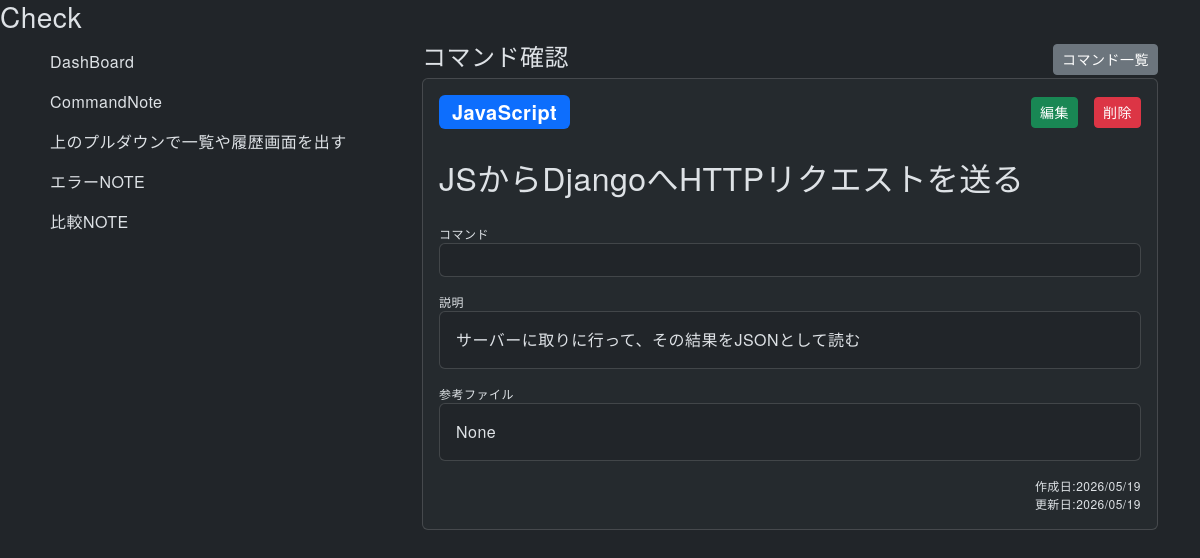
Page /13/show/ on the earlier database version.
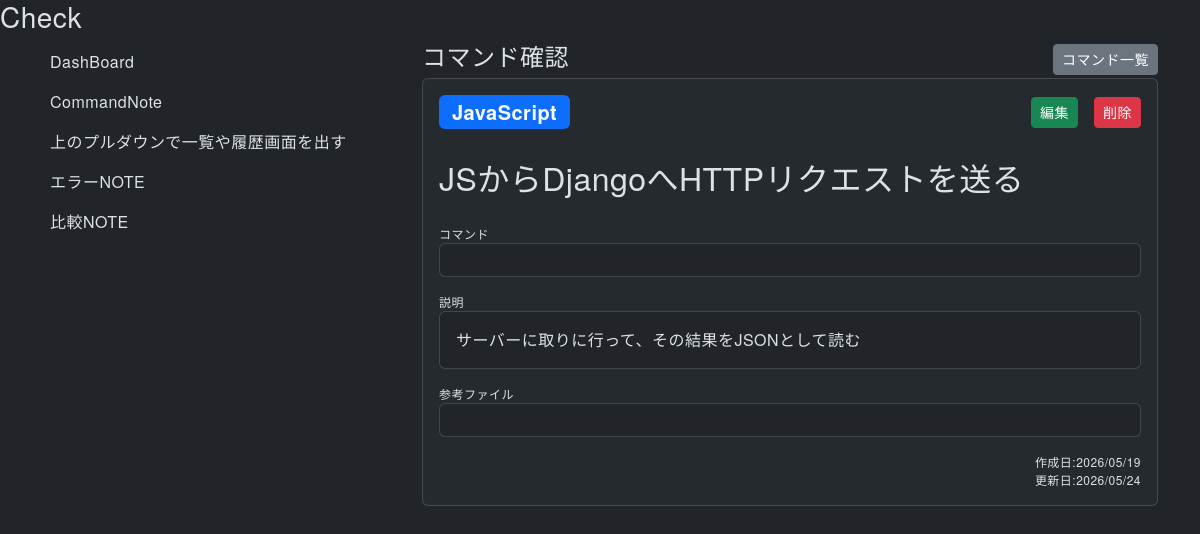
Same page on the later database version.
### notebook/models.py (models this page shows, shortened)
class Note(models.Model):
  order = models.IntegerField(default=0)
  sub_category = models.ForeignKey(SubCategory, on_delete=models.CASCADE)
  title = models.CharField(max_length=50)
  description =  models.TextField(blank=True, null=True)
  reference = models.TextField(blank=True, null=True)
  created_at = models.DateTimeField(auto_now_add=True)
  updated_at = models.DateTimeField(auto_now=True)
  class Meta:
    ordering = ['order', 'id']

class SubCategory(models.Model):
  order = models.IntegerField(default=0)
  main_category = models.ForeignKey(MainCategory, on_delete=models.CASCADE)
  name = models.CharField(max_length=15)
  class Meta:
    ordering = ['order', 'id']
  def __str__(self):
    return self.name

### notebook/views.py (the view)
# urls.py: path('<int:id>/show/', views.show, name='show'),
def show(request, id):
  note = Note.objects.get(id=id)
  return render(request, 'notebook/show.html', {'note':note})

### notebook/templates/notebook/show.html (shortened to what this page needs)
{% extends 'notebook/base.html' %}
{% block content %}
  <h3>Check</h3>
  <div class="container">
    <div class="row">
      <div class="'col-12">
        <div class="row">
          <div class="'col-12 col-md-4">
            <ul class="sidebar-menu">
              <li class="sidebar-item">
                <a href="{% url 'dashboard' %}">
                  <span class="sidebar-label p-2">DashBoard</span>
                </a>
              </li>
              <li class="sidebar-item">
                <a href="{% url 'index' %}">
                  <span class="sidebar-label p-2">CommandNote</span>
                </a>
              </li>
              <li class="sidebar-item">
                <span class="sidebar-label p-2">上のプルダウンで一覧や履歴画面を出す</span>
              </li>
              <li class="sidebar-item">
                <span class="sidebar-label p-2">エラーNOTE</span>
              </li>
              <li class="sidebar-item">
                <span class="sidebar-label p-2">比較NOTE</span>
              </li>
            </ul>
          </div>
          <div class="'col-12 col-md-8">
            <div class="d-flex justify-content-between align-items-center">
              <h4>コマンド確認</h4>
              <a href="{% url 'index' %}" class="btn btn-sm btn-secondary">コマンド一覧</a>
            </div>
            <div class="card bg-body-tertiary bg-opacity-50 p-3 mb-3">
              <div class="d-flex justify-content-between align-items-center">
                <div class="note-sub-category badge bg-primary fs-5">{{note.sub_category}}</div>
                <div class="d-flex gap-3">
                  <a href="{% url 'edit' id=note.id %}" class="btn btn-sm btn-success">編集</a>
                  <a href="{% url 'destroy' id=note.id %}" class="btn btn-sm btn-danger">削除</a>
                </div>
              </div>
              <div class="note-title mt-4 mb-4">{{note.title}}</div>
              <p class="item-label m-0">コマンド</p>
              <div class="card p-3 mb-3" id="command-area">
              </div>
              <p class="item-label m-0">説明</p>
              <div class="card p-3 mb-3">
                <div class="note-description">{{note.description|linebreaksbr}}</div>
              </div>
              <p class="item-label m-0">参考ファイル</p>
              <div class="card p-3 mb-3">
                <div class="note-reference" >{{note.reference|linebreaksbr|urlize}}</div>
              </div>
              <div class="note-created-at text-end">作成日:{{note.created_at|date:"Y/m/d"}}</div>
              <div class="note-updated-at text-end">更新日:{{note.updated_at|date:"Y/m/d"}}</div>
            </div>
          </div>
        </div>
      </div>
    </div>
  </div>
{% endblock %}

### notebook/templates/notebook/base.html (shortened to what this page needs)
{% load static %}
<!DOCTYPE html>
<html lang="ja" data-bs-theme="dark">
<head>
  <link rel="stylesheet" href="{% static 'notebook/css/style.css' %}" >
  <link rel="stylesheet" href="https://cdnjs.cloudflare.com/ajax/libs/font-awesome/6.5.1/css/all.min.css" >
  <link rel="stylesheet" href="https://cdn.jsdelivr.net/npm/bootstrap@5.3.8/dist/css/bootstrap.min.css" >
</head>
<body>
  {% block content %}
  {% endblock %}
</body>
</html>

### notebook/static/notebook/css/style.css (style rules this page uses)
body { font-family: "Helvetica Neue", Arial, "Hiragino Kaku Gothic ProN", "Hiragino Sans", "Noto Sans JP", Meiryo, sans-serif !important; font-size: 16px; line-height: 1.75; letter-spacing: 0.03em; color: #333333; background-color: #fcfcfc; }
.form-label, .item-label { font-size: 0.75em; }
.note-title { font-size: 2em; }
.note-command, .note-description, .note-reference { font-size: 1em; }
.note-created-at, .note-updated-at { font-size: 0.75em; }
.sidebar-menu { list-style: none; margin: 0; padding: 0; }
.sidebar-item a { text-decoration: none; color: inherit; }
.sidebar-label { display: block; }

Differences in the rows shown:
changed Note "JSからDjangoへHTTPリクエストを送る": updated_at "2026/05/19" → "2026/05/24"; reference "None" → (not shown)
